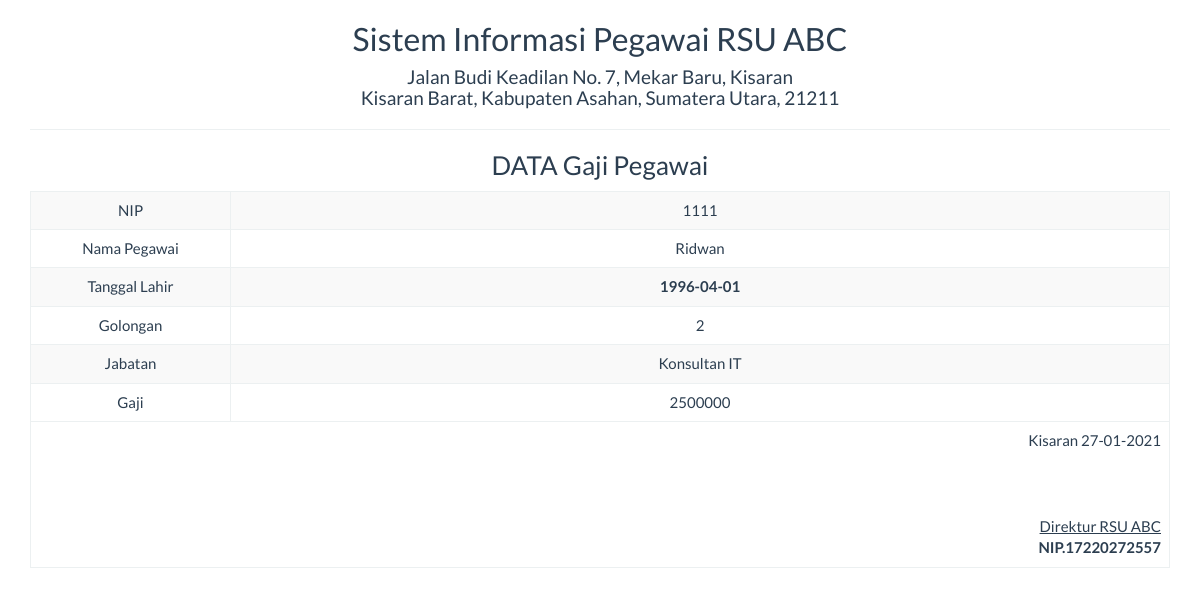
/report/arsip_gaji.php, run on the app's committed database.
### tables this page shows
CREATE TABLE IF NOT EXISTS `gaji` (
  `nip` int(5) NOT NULL,
  `golongan` int(10) NOT NULL,
  `gaji` int(50) NOT NULL
);

CREATE TABLE IF NOT EXISTS `pegawai` (
  `nip` int(10) NOT NULL,
  `nama` varchar(100) NOT NULL,
  `tgl_lahir` date NOT NULL,
  `alamat` varchar(100) NOT NULL,
  `golongan` int(10) NOT NULL,
  `jabatan` varchar(100) NOT NULL
);

### report/arsip_gaji.php (the view, shortened to what this page needs)
<!DOCTYPE html>
<html>
    <head>
        <link href="../Assets/css/bootstrap.min.css" rel="stylesheet" type="text/css"/>
    </head>
        <?php
        include '../config/koneksi.php';
        $sql = "SELECT pegawai.nip, pegawai.nama, pegawai.tgl_lahir, pegawai.golongan, pegawai.jabatan, gaji.nip, gaji.gaji from pegawai, gaji WHERE pegawai.nip=gaji.nip";
        $query = mysqli_query($koneksi, $sql) or die("SQL Detail error");
        $data = mysqli_fetch_array($query);
        ?>
    <body onload="print()">
        <div class="container">
            <div class='row'>
                <div class="col-sm-12">
                    <div class="text-center">
                        <h2>Sistem Informasi Pegawai RSU ABC </h2>
                        <h4>Jalan Budi Keadilan No. 7, Mekar Baru, Kisaran<br> Kisaran Barat, Kabupaten Asahan, Sumatera Utara, 21211</h4>
                        <hr>
                        <h3>DATA Gaji Pegawai</h3>
                        <table class="table table-bordered table-striped table-hover">
                            <tbody>
								<tr>
                                    <td>NIP</td> <td><?= $data['nip'] ?></td>
                                </tr>
                                <tr>
                                    <td width="200">Nama Pegawai</td> <td><?= $data['nama'] ?></td>
                                </tr>
                                <tr>
                                    <td>Tanggal Lahir</td> <td><strong><?= $data['tgl_lahir'] ?></strong></td>
                                </tr>
                                <tr>
                                    <td>Golongan</td> <td><?= $data['golongan'] ?></td>
                                </tr>
								<tr>
                                    <td>Jabatan</td> <td><?= $data['jabatan'] ?></td>
                                </tr>
								<tr>
                                    <td>Gaji</td> <td><?= $data['gaji'] ?></td>
                                </tr>
                            </tbody>
                            <tfoot>
                                <tr>
                                    <td colspan="2" class="text-right">
                                        Kisaran  <?= date("d-m-Y") ?>
                                        <br><br><br><br>
                                        <u>Direktur RSU ABC<strong></u><br>
                                        NIP.17220272557
									</td>
								</tr>
							</tfoot>
                        </table>
                    </div>
                </div>
            </div>
    </body>
</html>

### data on the page
gaji: nip "1111", gaji "2500000"
pegawai: nama "Ridwan", tgl_lahir "1996-04-01", golongan "2", jabatan "Konsultan IT"
